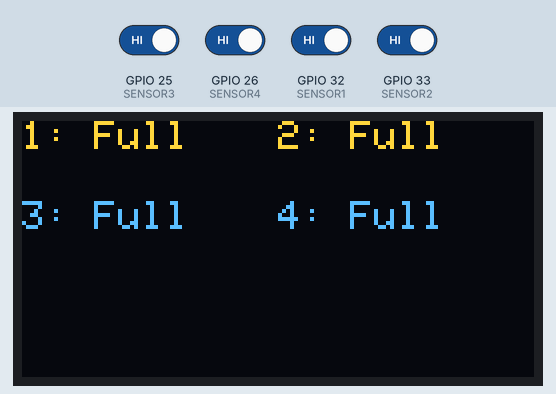
This sketch was run on a simulated ESP32. Parts: 128×64 one-colour display. Inputs (shaded band) come from the test bench; at power-on: GPIO 25 (SENSOR3), GPIO 26 (SENSOR4), GPIO 32 (SENSOR1), GPIO 33 (SENSOR2) HIGH. The OLED is the two-colour kind (top 16 rows yellow); WiFi joins after 1.5 s; servers stay silent unless stated; what the sketch prints to the serial monitor is not drawn.

Above: at 5.0 s.
5.1 s: GPIO 25 (SENSOR3) driven LOW
At 6.4 s:
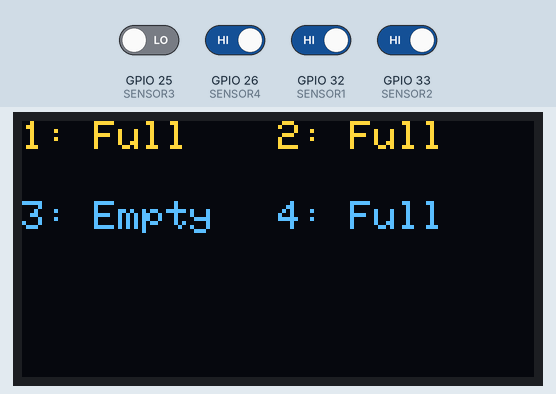
6.7 s: GPIO 26 (SENSOR4) driven LOW
At 7.4 s:
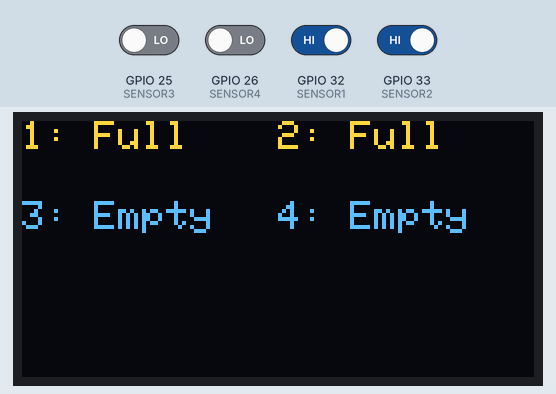
8.3 s: GPIO 32 (SENSOR1) driven LOW
At 9.5 s:
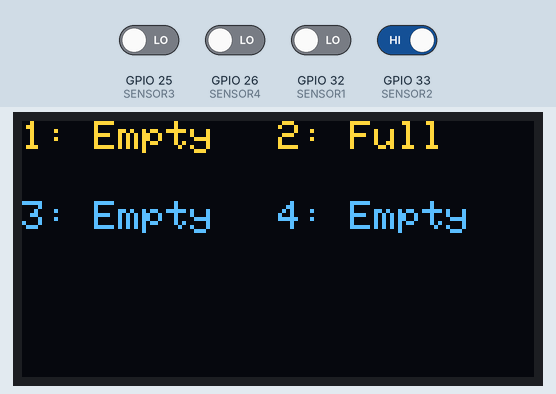
9.9 s: GPIO 33 (SENSOR2) driven LOW
At 10.3 s:
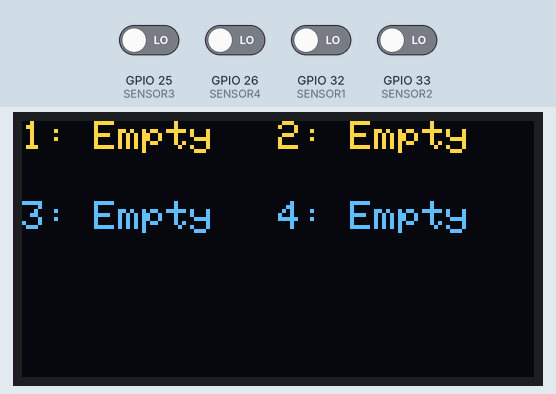
11.5 s: GPIO 25 (SENSOR3) driven HIGH
At 12.2 s:
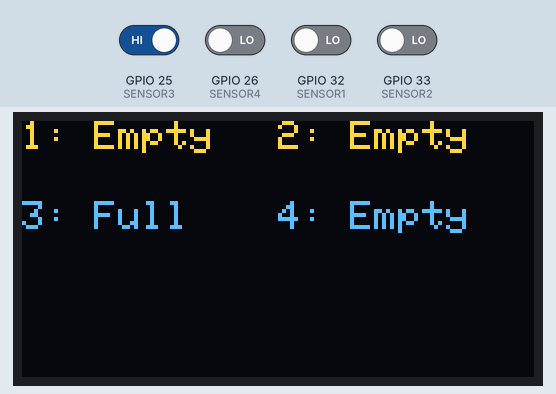
13.1 s: GPIO 26 (SENSOR4) driven HIGH
At 14.2 s:
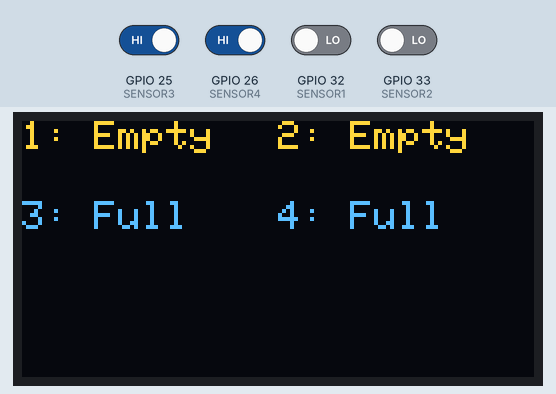
Timing chart, 0 to 15.7 s (numbered marks = the images above; inputs shaded):
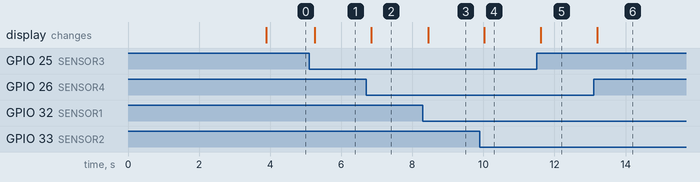

The sketch:

Car_Parking_Using_Blynk_App.ino
```cpp
#include <Wire.h>
#include <WiFiClient.h>
#include <BlynkSimpleEsp32.h>
#include <Adafruit_GFX.h>
#include <Adafruit_SSD1306.h>

#define SCREEN_WIDTH 128 // OLED width
#define SCREEN_HEIGHT 64 // OLED height

// Create display object (I2C address 0x3C for many OLEDs)
Adafruit_SSD1306 display(SCREEN_WIDTH, SCREEN_HEIGHT, &Wire, -1);

#define SENSOR1 32
#define SENSOR2 33
#define SENSOR3 25
#define SENSOR4 26

BlynkTimer timer;

char auth[] = "fpEkw9yaQ0CiT5XIitpR_vhq_0_EPaKc";
char ssid[] = "bhavesh’s iPhone";
char pass[] = "12345678";

WidgetLED LED1(V0);
WidgetLED LED2(V1);
WidgetLED LED3(V2);
WidgetLED LED4(V4);

void setup() {
  Serial.begin(115200);

  if (!display.begin(SSD1306_SWITCHCAPVCC, 0x3C)) {
    Serial.println(F("SSD1306 allocation failed"));
    while (true);
  }

  display.clearDisplay();
  display.setTextSize(1);
  display.setTextColor(SSD1306_WHITE);
  display.setCursor(10, 10);
  display.println("  Welcome To");
  display.setCursor(0, 30);
  display.println("JustDoElectronic");
  display.display();
  delay(2000);

  Blynk.begin(auth, ssid, pass, "blynk.cloud", 80);

  pinMode(SENSOR1, INPUT_PULLUP);
  pinMode(SENSOR2, INPUT_PULLUP);
  pinMode(SENSOR3, INPUT_PULLUP);
  pinMode(SENSOR4, INPUT_PULLUP);
}

void sensor() {
  int L1 = digitalRead(SENSOR1);
  int L2 = digitalRead(SENSOR2);
  int L3 = digitalRead(SENSOR3);
  int L4 = digitalRead(SENSOR4);

  display.clearDisplay();
  display.setTextSize(1);
  display.setTextColor(SSD1306_WHITE);

  // Sensor 1
  if (L1 == 1) {
    Serial.println(" IR Sensor 1 detected");
    display.setCursor(0, 0);
    display.println("1: Full");
    LED1.on();
  } else {
    Serial.println(" 1 === All clear");
    display.setCursor(0, 0);
    display.println("1: Empty");
    LED1.off();
  }

  // Sensor 2
  if (L2 == 1) {
    Serial.println(" IR Sensor 2 detected");
    display.setCursor(64, 0);
    display.println("2: Full");
    LED2.on();
  } else {
    Serial.println(" 2 === All clear");
    display.setCursor(64, 0);
    display.println("2: Empty");
    LED2.off();
  }

  // Sensor 3
  if (L3 == 1) {
    Serial.println(" IR Sensor 3 detected");
    display.setCursor(0, 20);
    display.println("3: Full");
    LED3.on();
  } else {
    Serial.println(" 3 === All clear");
    display.setCursor(0, 20);
    display.println("3: Empty");
    LED3.off();
  }

  // Sensor 4
  if (L4 == 1) {
    Serial.println(" IR Sensor 4 detected");
    display.setCursor(64, 20);
    display.println("4: Full");
    LED4.on();
  } else {
    Serial.println(" 4 === All clear");
    display.setCursor(64, 20);
    display.println("4: Empty");
    LED4.off();
  }

  display.display();
}

void loop() {
  sensor();
  Blynk.run();
  delay(200);
}
```

Measured:
- after the input at 5.1 s, the display: changes after 0.16 s (image 1)
- after the input at 6.7 s, the display: changes after 0.15 s (image 2)
- after the input at 8.3 s, the display: changes after 0.14 s (image 3)
- after the input at 9.9 s, the display: changes after 0.13 s (image 4)
- after the input at 11.5 s, the display: changes after 0.12 s (image 5)
- after the input at 13.1 s, the display: changes after 0.11 s (image 6)
